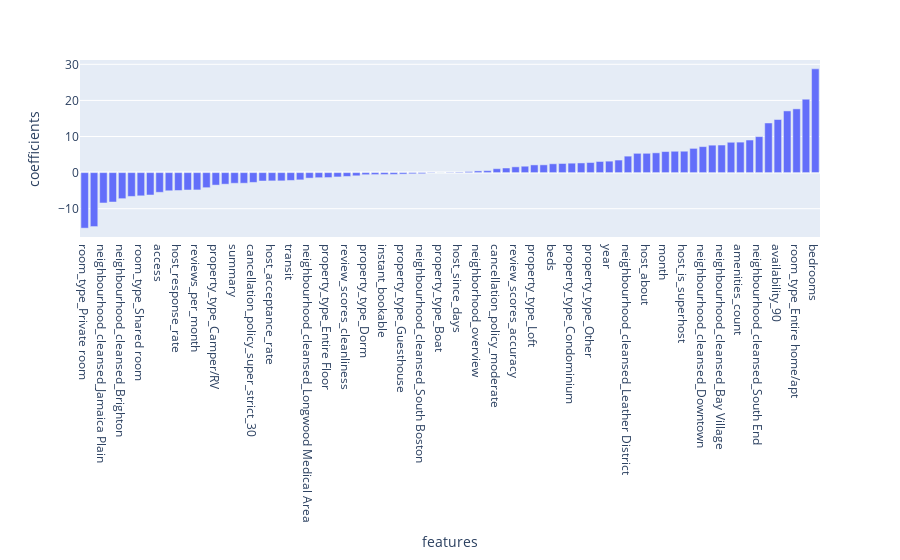

Notebook cell for this chart:
### Code cell
feature_importance = pd.DataFrame(
    {'features': X.columns, 'coefficients': elastic_net.coef_}
).sort_values(by='coefficients')

# fig, ax = plt.subplots(figsize=(15, 10))
# sns.barplot(x='features', y='coefficients', data=feature_importance)
# plt.xticks(rotation=90)
# plt.show()

import plotly.express as px
fig = px.bar(x='features', y='coefficients', data_frame=feature_importance, height=800)
fig.show()

### Figure 1 — Plotly figure (JSON) as saved in the notebook; plotly's stock layout.template omitted (floating-point values rounded to 4 significant figures)
{"data": [{"alignmentgroup": "True", "hovertemplate": "features=%{x}<br>coefficients=%{y}<extra></extra>", "legendgroup": "", "marker": {"color": "#636efa"}, "name": "", "offsetgroup": "", "orientation": "v", "showlegend": false, "textposition": "auto", "type": "bar", "x": ["room_type_Private room", "neighbourhood_cleansed_Dorchester", "neighbourhood_cleansed_Jamaica Plain", "neighbourhood_cleansed_Roslindale", "neighbourhood_cleansed_Brighton", "neighbourhood_cleansed_Allston", "room_type_Shared room", "neighbourhood_cleansed_West Roxbury", "access", "neighbourhood_cleansed_East Boston", "host_response_rate", "neighbourhood_cleansed_Mattapan", "reviews_per_month", "neighbourhood_cleansed_Hyde Park", "property_type_Camper/RV", "number_of_reviews", "summary", "neighbourhood_cleansed_Mission Hill", "cancellation_policy_super_strict_30", "cancellation_policy_strict", "host_acceptance_rate", "neighbourhood_cleansed_Roxbury", "transit", "review_scores_checkin", "neighbourhood_cleansed_Longwood Medical Area", "property_type_Apartment", "property_type_Entire Floor", "house_rules", "review_scores_cleanliness", "property_type_Villa", "property_type_Dorm", "review_scores_communication", "instant_bookable", "review_scores_value", "property_type_Guesthouse", "property_type_House", "neighbourhood_cleansed_South Boston", "neighbourhood_cleansed_Charlestown", "property_type_Boat", "property_type_Bed & Breakfast", "host_since_days", "interaction", "neighborhood_overview", "review_scores_location", "cancellation_policy_moderate", "description", "review_scores_accuracy", "property_type_Townhouse", "property_type_Loft", "neighbourhood_cleansed_West End", "beds", "review_scores_rating", "property_type_Condominium", "cancellation_policy_flexible", "property_type_Other", "is_local", "year", "neighbourhood_cleansed_North End", "neighbourhood_cleansed_Leather District", "host_response_time", "host_about", "neighbourhood_cleansed_Chinatown", "month", "space", "host_is_superhost", "bathrooms", "neighbourhood_cleansed_Downtown", "neighbourhood_cleansed_Fenway", "neighbourhood_cleansed_Bay Village", "neighbourhood_cleansed_Beacon Hill", "amenities_count", "neighbourhood_cleansed_South Boston Waterfront", "neighbourhood_cleansed_South End", "neighbourhood_cleansed_Back Bay", "availability_90", "accommodates", "room_type_Entire home/apt", "calculated_host_listings_count", "bedrooms"], "xaxis": "x", "y": [-15.39, -14.95, -8.411, -8.149, -7.219, -6.601, -6.434, -6.202, -5.456, -5.033, -4.959, -4.812, -4.797, -4.176, -3.461, -3.207, -2.954, -2.94, -2.716, -2.333, -2.294, -2.287, -2.174, -2.012, -1.531, -1.412, -1.371, -1.202, -1.061, -0.8879, -0.5824, -0.5486, -0.5371, -0.5064, -0.4164, -0.3347, -0.3123, -0.1079, 0, 0.1096, 0.1629, 0.2863, 0.4684, 0.5416, 1.085, 1.272, 1.601, 1.768, 2.134, 2.155, 2.443, 2.524, 2.611, 2.675, 2.795, 3.085, 3.174, 3.481, 4.561, 5.341, 5.349, 5.481, 5.829, 5.913, 5.923, 6.71, 7.199, 7.599, 7.639, 8.404, 8.448, 9.025, 9.975, 13.75, 14.71, 17.09, 17.66, 20.33, 28.74], "yaxis": "y"}], "layout": {"autosize": true, "barmode": "relative", "legend": {"tracegroupgap": 0}, "margin": {"t": 60}, "xaxis": {"anchor": "y", "autorange": true, "domain": [0, 1], "range": [-0.5, 78.5], "title": {"text": "features"}, "type": "category"}, "yaxis": {"anchor": "x", "autorange": true, "domain": [0, 1], "range": [-17.84, 31.19], "title": {"text": "coefficients"}, "type": "linear"}}}
